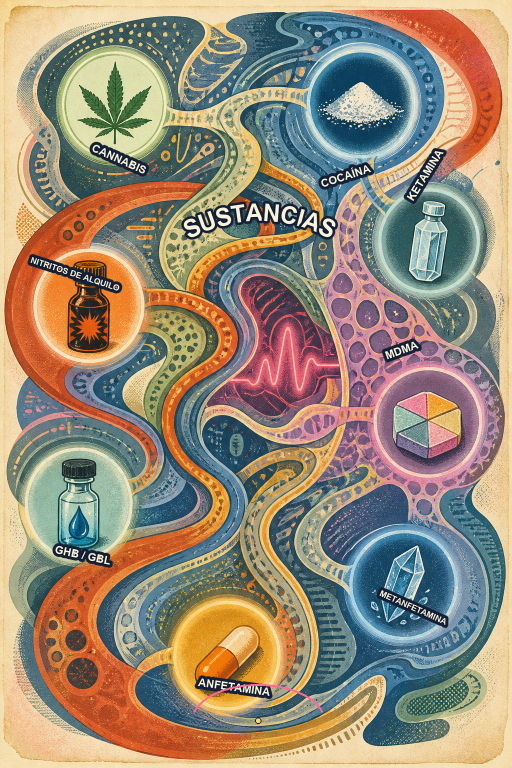
#> input picture chemsex_8_sustancias_integrated_text.png, 1024 x 1536 px, given in place of cannabis.png, which was not available (shown at 1/2 size)
$ python render_from_zero_v4_typographic_atlas.py
#> lines starting #> are read from the running program, lines starting #| are printed output that depends on the picture; after the words box and inside, x2 and y2 are one past the last pixel; in counts of white or black regions, pixels touching at a corner belong together; pictures that were not available may be replaced by others from this repository, and a replacement may not be noted
from pathlib import Path
from PIL import Image, ImageDraw, ImageFont, ImageFilter
import random

ROOT = Path(r"C:\IA\svg\rd_database_complete\assets\generated_icons")
OUT = Path(r"C:\IA\svg\chemsex_8_sustancias_from_zero_v4.png")
W, H = 1080, 1440

paper = (249, 245, 235, 255)
navy = (20, 27, 49, 255)
coral = (235, 72, 89, 255)
muted = (20, 27, 49, 42)

img = Image.new("RGBA", (W, H), paper)
draw = ImageDraw.Draw(img, "RGBA")

bold = r"C:\Windows\Fonts\arialbd.ttf"
regular = r"C:\Windows\Fonts\arial.ttf"
title_font = ImageFont.truetype(bold, 155)
title_small = ImageFont.truetype(bold, 76)
name_font = ImageFont.truetype(bold, 28)
long_font = ImageFont.truetype(bold, 19)
micro = ImageFont.truetype(regular, 17)

# Almost empty page: only a few typographic marks and one accent color.
draw.rectangle((0, 0, 28, H), fill=navy)
draw.rectangle((28, 0, 37, H), fill=coral)
draw.text((64, 56), "CHEMSEX", font=micro, fill=coral)
draw.text((64, 84), "RD / LÁMINA", font=micro, fill=navy)

# The title is the composition: fragmented, oversized and crossing the page.
draw.text((-70, 285), "SUS", font=title_font, fill=navy)
draw.text((200, 410), "TANCIAS", font=title_font, fill=navy)
# A ghosted offset gives the title physical print presence without decorative panels.
draw.text((18, 298), "SUS", font=title_font, fill=(235, 72, 89, 52))
draw.text((288, 423), "TANCIAS", font=title_font, fill=(235, 72, 89, 52))

# Thin editorial rules are the only supporting geometry.
draw.line((72, 640, 1004, 640), fill=coral, width=5)
draw.line((72, 646, 520, 646), fill=navy, width=2)
draw.line((560, 1195, 1004, 1195), fill=navy, width=2)

# Sparse paper grain.
grain = Image.new("RGBA", (W, H), (0, 0, 0, 0))
#> grain: PIL image 1080x1440 RGBA; every value is 0
gd = ImageDraw.Draw(grain, "RGBA")
random.seed(404)
for _ in range(9000):
    gd.point((random.randrange(W), random.randrange(H)), fill=(20, 27, 49, random.randrange(4, 15)))
img = Image.alpha_composite(img, grain)

def paste_icon(name, x, y, size, angle=0):
#> called with name = 'cannabis', x = 38, y = 180, size = 200, angle = -13
    icon = Image.open(ROOT / f"{name}.png").convert("RGBA")
#> icon is the input picture: PIL image 1024x1536 RGBA; mean R, G, B, A 152, 138.4, 118.9, 255
    icon.thumbnail((size, size), Image.Resampling.LANCZOS)
#> icon: PIL image 133x200 RGBA
    if angle:
        icon = icon.rotate(angle, expand=True, resample=Image.Resampling.BICUBIC)
#> icon: PIL image 175x226 RGBA
    alpha = icon.getchannel("A")
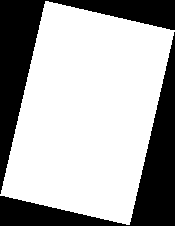
#> alpha: PIL image 175x226 L; 67.2% white; 2 black regions, box (x1, y1, x2, y2) and area: (0, 0, 175, 194) 6480, (0, 32, 175, 226) 6480
    shadow = Image.new("RGBA", icon.size, (0, 0, 0, 0))
#> shadow: PIL image 175x226 RGBA; every value is 0
    shadow.putalpha(alpha.point(lambda p: int(p * .20)))
    shadow = shadow.filter(ImageFilter.GaussianBlur(10))
    img.alpha_composite(shadow, (x + 8, y + 9))
    img.alpha_composite(icon, (x, y))

def label(text, x, y, angle=0, long=False, color=navy, accent=coral):
#> called with text = 'CANNABIS', x = 82, y = 420, angle = -7, long = False, color = (20, 27, 49, 255), accent = (235, 72, 89, 255)
    fnt = long_font if long else name_font
    dummy = ImageDraw.Draw(Image.new("RGBA", (1, 1)))
    box = dummy.textbbox((0, 0), text, font=fnt)
    layer = Image.new("RGBA", (box[2] - box[0] + 26, box[3] - box[1] + 22), (0, 0, 0, 0))
#> layer: PIL image 171x42 RGBA; every value is 0
    ld = ImageDraw.Draw(layer, "RGBA")
    ld.text((13, 7), text, font=fnt, fill=color)
    ld.line((13, layer.height - 5, layer.width - 13, layer.height - 5), fill=accent, width=4)
    if angle:
        layer = layer.rotate(angle, expand=True, resample=Image.Resampling.BICUBIC)
#> layer: PIL image 175x64 RGBA
    img.alpha_composite(layer, (x, y))

# Icons punctuate the oversized letters instead of occupying equal slots.
paste_icon("cannabis", 38, 180, 200, angle=-13)
label("CANNABIS", 82, 420, angle=-7)

paste_icon("cocaine", 770, 145, 190, angle=8)
#> call 2 of paste_icon, with name = 'cocaine', x = 770, y = 145, size = 190, angle = 8
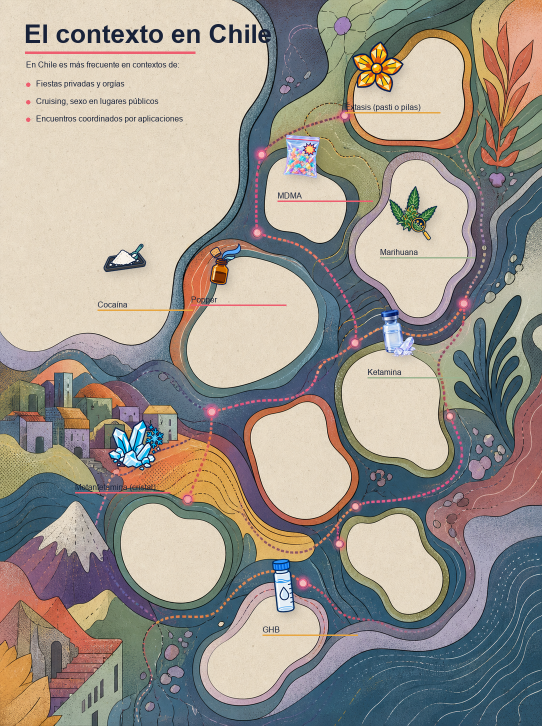
#> input picture chemsex_lamina_03_contexto_sustancias.png, 1084 x 1451 px, given in place of cocaine.png, which was not available (shown at 1/2 size)
#> in paste_icon, icon is the input picture: PIL image 1084x1451 RGBA; mean R, G, B, A 157.9, 151.6, 142.6, 255
#> in paste_icon (call 2), `alpha = icon.getchannel("A")`: alpha: PIL image 168x208 L; 77.2% white; 2 black regions, box (x1, y1, x2, y2) and area: (0, 0, 138, 208) 3983, (30, 0, 168, 208) 3983
#> in paste_icon (call 2), `shadow = Image.new("RGBA", icon.size, (0, 0, 0, 0))`: shadow: PIL image 168x208 RGBA; every value is 0
label("COCAÍNA", 786, 355, angle=6)
#> in label (call 2), `layer = Image.new("RGBA", (box[2] - box[0] + 26, box[3] - box[1] + 22)..`: layer: PIL image 155x48 RGBA; every value is 0

paste_icon("alkyl_nitrites", 138, 655, 150, angle=-12)
#> call 3 of paste_icon, with name = 'alkyl_nitrites', x = 138, y = 655, size = 150, angle = -12
#> in paste_icon (call 3), `icon = icon.rotate(angle, expand=True, resample=Image.Resampling.BICUB..`:
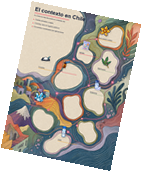
#> icon: PIL image 142x172 RGBA; mean R, G, B, A 108.3, 103.9, 97.7, 175.4; transparent parts drawn white
#> in paste_icon (call 3), `alpha = icon.getchannel("A")`:
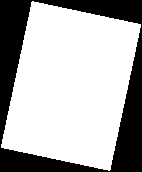
#> alpha: PIL image 142x172 L; 68.8% white; 1 black region, box (x1, y1, x2, y2) and area: (0, 0, 142, 172) 7624
#> in paste_icon (call 3), `shadow = Image.new("RGBA", icon.size, (0, 0, 0, 0))`: shadow: PIL image 142x172 RGBA; every value is 0
#> in paste_icon (call 3), `shadow = shadow.filter(ImageFilter.GaussianBlur(10))`:
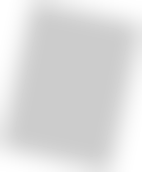
#> shadow: PIL image 142x172 RGBA; mean R, G, B, A 0, 0, 0, 34.5; transparent parts drawn white
#> in paste_icon (call 3), `img.alpha_composite(shadow, (x + 8, y + 9))`:
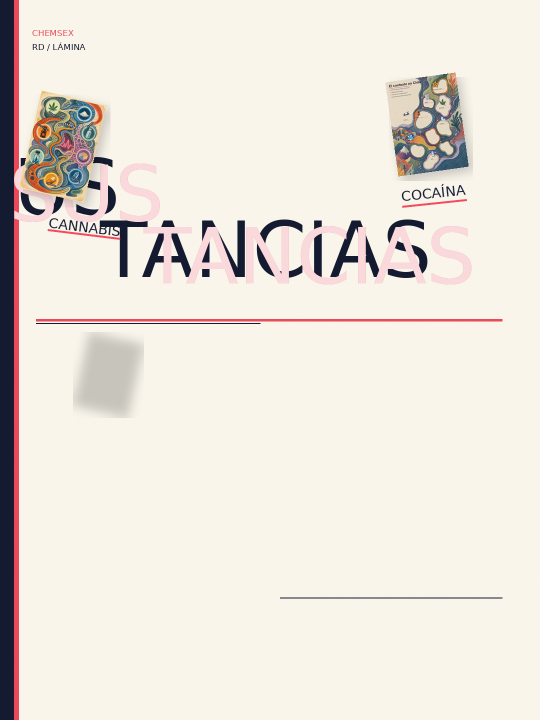
#> img: PIL image 1080x1440 RGBA (shown at 1/2 size); mean R, G, B, A 234.6, 225.5, 217.7, 250.7; transparent parts drawn white
label("NITRITOS DE ALQUILO", 112, 835, angle=-10, long=True)
#> call 3 of label, with text = 'NITRITOS DE ALQUILO', x = 112, y = 835, angle = -10, long = True, color = (20, 27, 49, 255), accent = (235, 72, 89, 255)
#> in label (call 3), `layer = Image.new("RGBA", (box[2] - box[0] + 26, box[3] - box[1] + 22)..`: layer: PIL image 237x38 RGBA; every value is 0
#> in label (call 3), `layer = layer.rotate(angle, expand=True, resample=Image.Resampling.BIC..`:
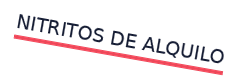
#> layer: PIL image 241x80 RGBA; mean R, G, B, A 14.8, 6.1, 9, 23.9; transparent parts drawn white

paste_icon("ketamine", 810, 625, 170, angle=10)
#> (the run stopped early here; a loop or call above may not have finished)
